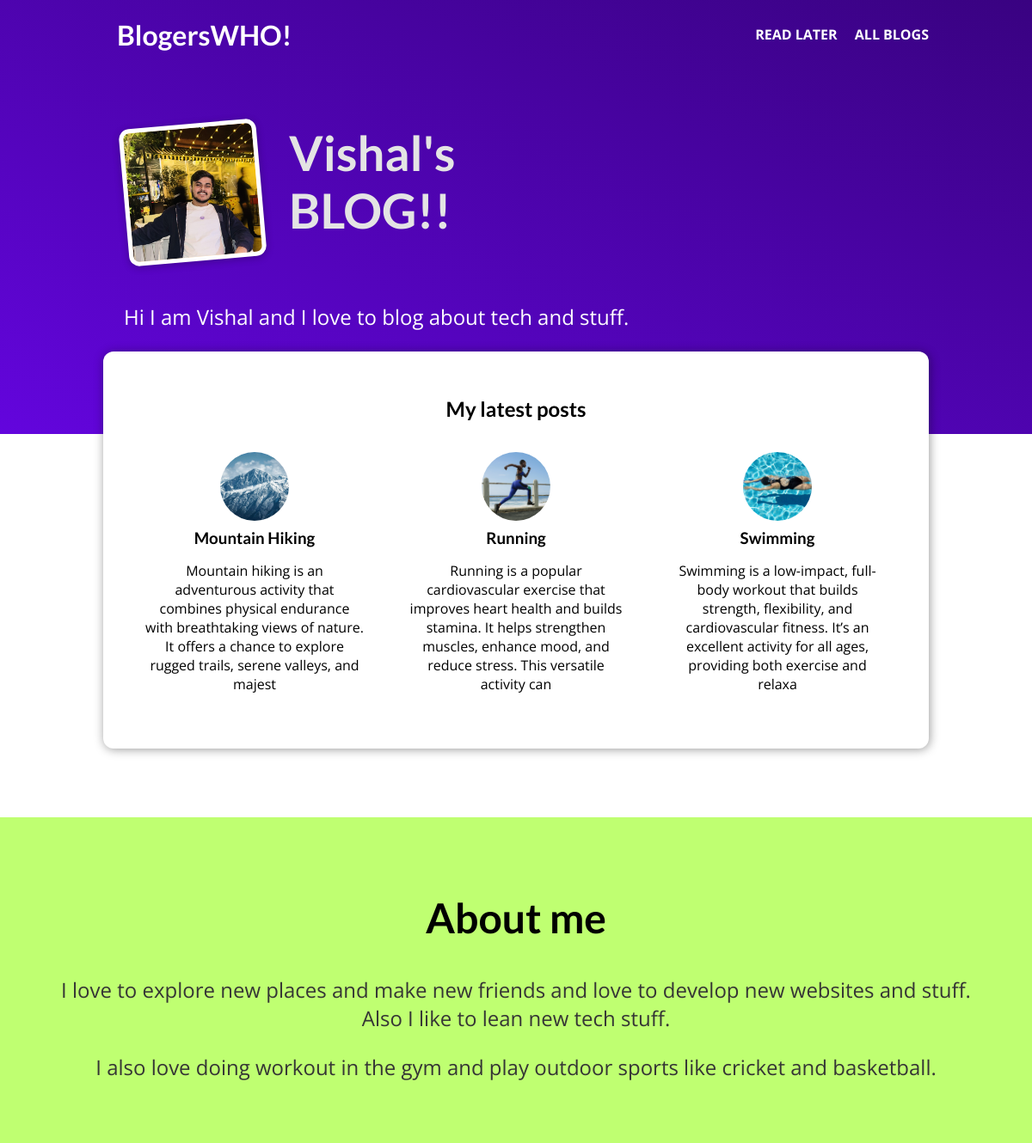
The app's page /, older data.
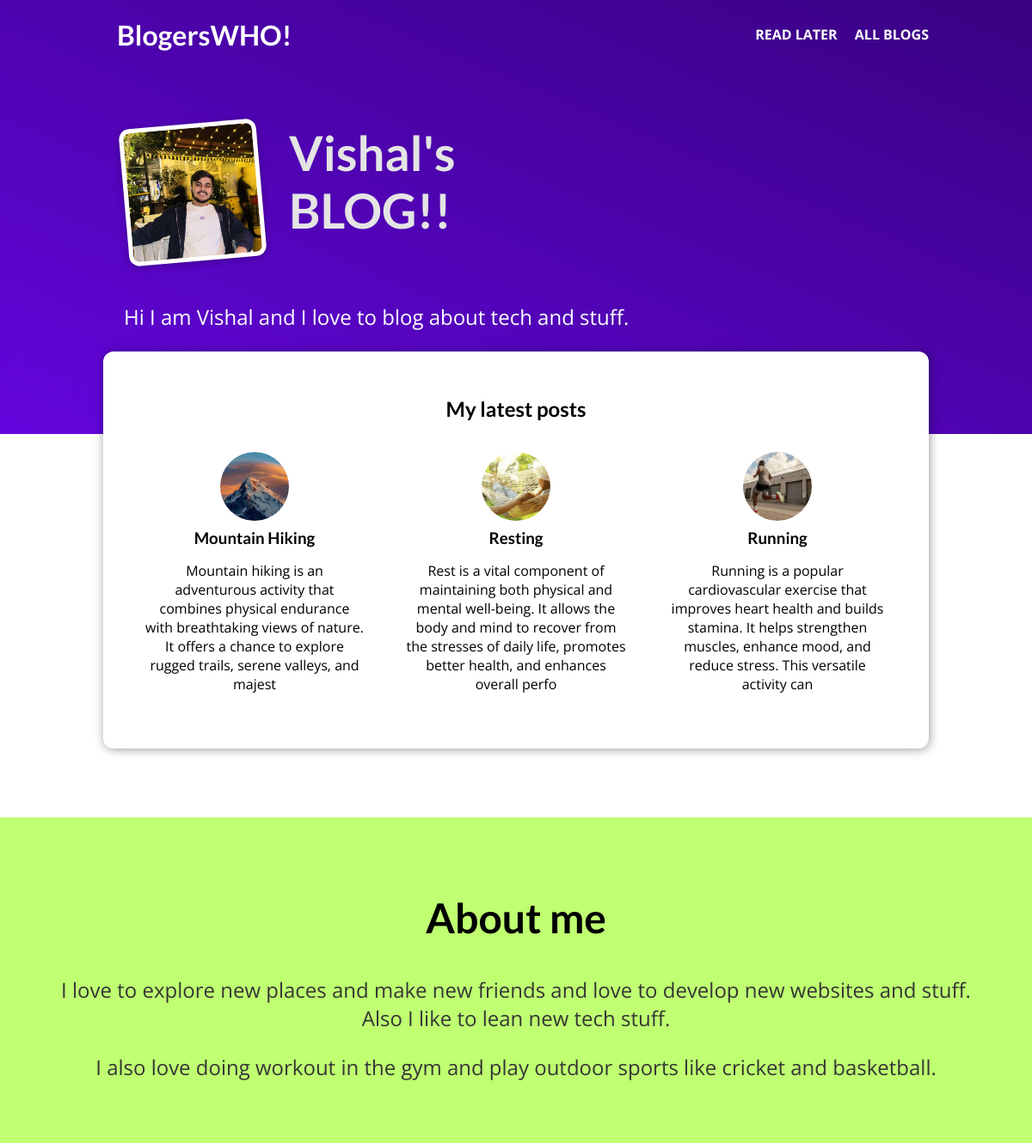
The same page, newer data.
### blog/models.py (models this page shows, shortened)
class Posts(models.Model):
    title = models.CharField(max_length=30)
    excerpt = models.CharField(max_length=200)
    img_name = models.ImageField(upload_to="posts", null=True)
    date = models.DateField(auto_now=True)
    slug = models.SlugField(unique=True, db_index=True)
    content = models.TextField(validators=[MinLengthValidator(50)])
    author = models.ForeignKey(Author, on_delete=models.SET_NULL, null=True, related_name="posts")
    tags = models.ManyToManyField(Tag)
    class Meta:
        verbose_name_plural = 'Post Details'

### blog/views.py (the view)
# urls.py: path("",views.StartingPageView.as_view(), name="starting-page"),
class StartingPageView(ListView):
    template_name = "blog/index.html"
    model = Posts
    ordering = ["-date", "title"]
    context_object_name = "posts"
    def get_queryset(self):
        queryset = super().get_queryset()
        data = queryset[:3]
        return data

### blog/templates/blog/index.html (shortened to what this page needs)
{% extends "base.html" %}
{% load static %}
{% block css_files %}
    <link rel="stylesheet" href="{% static "blog/post.css" %}">
    <link rel="stylesheet" href="{% static "blog/index.css" %}">
{% endblock %}
{% block content %}
    <section id="welcome">
        <header>
            <img src="{% static "blog/images/me1.jpg" %}" alt="Vishal - The author of this fantastic Blog.">
            <h2>Vishal's BLOG!!</h2>
        </header>
        <p>Hi I am Vishal and I love to blog about tech and stuff.</p>
    </section>
    <section id="latest-posts">
        <h2> My latest posts </h2>
        <ul>
        {% for post in posts  %}
            {% include "blog/includes/post.html" %}
        {% endfor %}
        </ul>
    </section>
    <section id="about">
        <h2> About me </h2>
        <p> I love to explore new places and make new friends and love to develop
            new websites and stuff. Also I like to lean new tech stuff.
        </p>
        <p> I also love doing workout in the gym and play outdoor sports like cricket
            and basketball.
        </p>
    </section>
{% endblock  %}

### blog/templates/blog/includes/post.html
{% load static %}
<li>
    <article class="post">
        <a href="{% url "posts-details-page" post.slug %}">
            <img src="{{ post.img_name.url }}" alt="{{ post.title }}">
            <div class="post__content">
                <h3> {{post.title}} </h3>
                <p>{{post.excerpt}}
                </p>
            </div>
        </a>
    </article>
</li>

Row changes from the older to the newer data that the page shows:
no longer on this page (row edited): Posts: img_name (picture), title "Swimming", excerpt "Swimming is a low-impact, full-body workout that builds strength, flexibility, and cardiovascular fitness. It’s an excellent activity for all ages, providing both exercise and relaxa"
changed Posts "Mountain Hiking": img_name: a different picture
added Posts: img_name (picture), title "Resting", excerpt "Rest is a vital component of maintaining both physical and mental well-being. It allows the body and mind to recover from the stresses of daily life, promotes better health, and enhances overall perfo"
changed Posts "Running": img_name: a different picture
